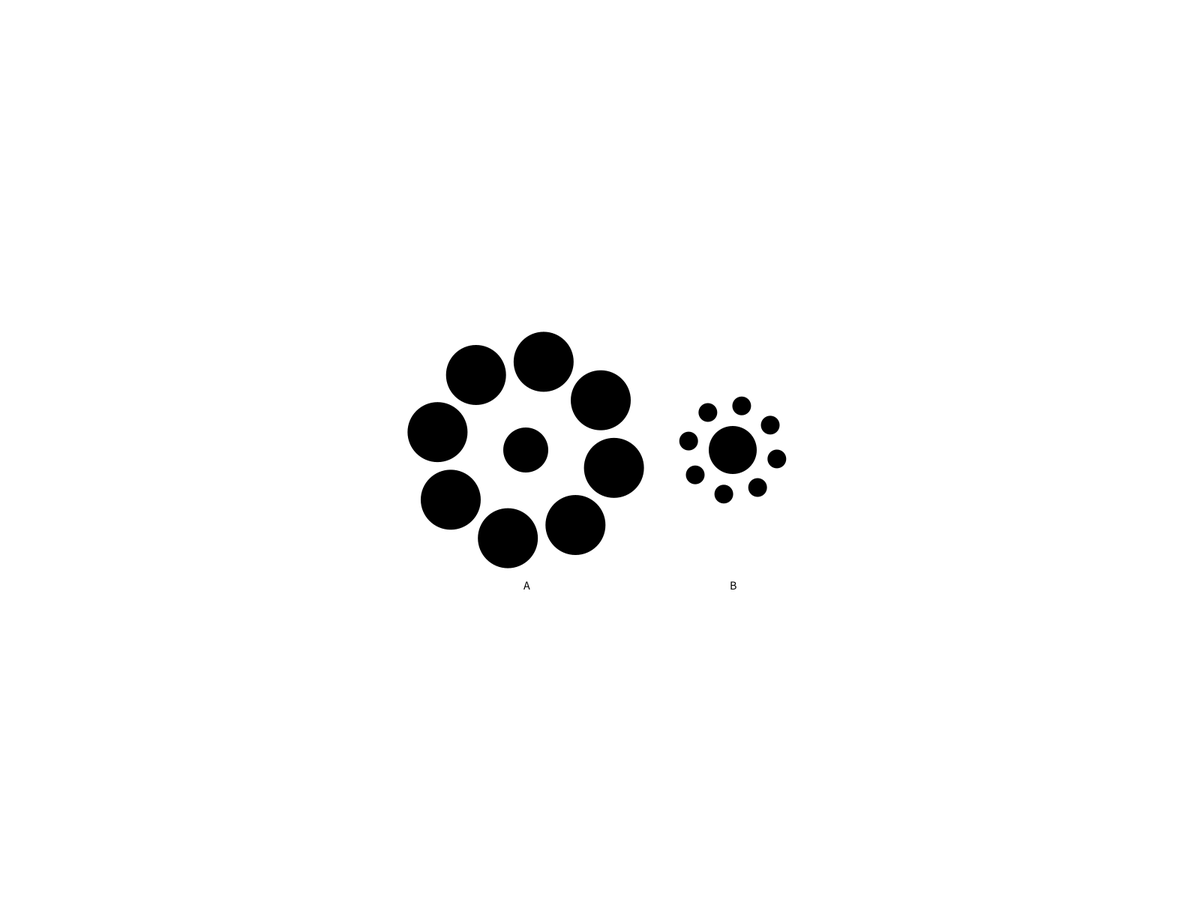
Frame 1 (no input)
Frame 2 (the mouse pressed at the canvas centre, redrawn once): identical to frame 1, image omitted

The Processing sketch that drew this single still picture (run headless with seeded random() and noise(); the mouse was pressed at the canvas centre and the sketch redrawn once):

// Processing sketch: Ebbinghaus
// ── Ebbinghaus.pde
EbbinghausIllusion illusion;
final String title="Ebbinghaus";
PGraphics canvas;

void setup() {
  fullScreen();
  //size(590, 400);
  background(255);
  canvas = createGraphics(590, 400);
  surface.setTitle(title);

  illusion = new EbbinghausIllusion();
}

void draw() {
  illusion.draw(canvas);
  image(canvas, (width - canvas.width) / 2, (height - canvas.height) / 2);
  noLoop();
}

void keyPressed() {
  if (key == '1') {
    illusion.setMode(0);
  } else if (key == '2') {
    illusion.setMode(1);
  } else if (key == 's') {
    String filename = String.format("%s-%d.%02d.png", title, illusion.getMode() + 1, illusion.getValue(), illusion.getMaxValue());
    canvas.save(filename);
  } else {
    illusion.keyPressed();
  }
  loop();
}

// ── EbbinghausIllusion.pde
class EbbinghausIllusion {
  final int maxValue = 10;
  int value;
  final int stimuliRadiusL = 80;
  final int stimuliRadiusS = 25;
  final int stimuliWidthL = round(stimuliRadiusL / 2 * 1.77);
  final int stimuliWidthS = round(stimuliRadiusS / 2 * 1.77);
  final int stimuliDistanceL = 120;
  final int stimuliDistanceS = 60;
  final int centerRadiusA = 60;
  int centerRadiusB;
  int mode = 0;

  EbbinghausIllusion() {
    setValue(floor(random(-maxValue, maxValue)));
  }

  int getValue() {
    return value;
  }

  void setValue(int v) {
    if (v < -maxValue || v > maxValue) return;
    value = v;
    centerRadiusB = centerRadiusA + v * 2;
  }

  int getMaxValue() {
    return maxValue;
  }

  void setMode(int mode) {
    this.mode = mode;
  }

  int getMode() {
    return mode;
  }

  void draw(PGraphics pg) {
    pg.beginDraw();
    pg.background(255);
    pg.pushStyle();
    pg.textAlign(CENTER, CENTER);
    pg.textSize(16);
    pg.noStroke();
    pg.fill(0);
    pg.smooth();

    pg.pushMatrix();
    pg.translate(pg.width / 3, pg.height / 2); 
    pg.ellipse(0, 0, centerRadiusA, centerRadiusA);
    for (int i=0; i<8; i++) {
      float x = cos(TWO_PI * i / 8 + 0.2) * stimuliDistanceL;
      float y = sin(TWO_PI * i / 8 + 0.2) * stimuliDistanceL;
      if (mode == 0) {
        pg.ellipse(x, y, stimuliRadiusL, stimuliRadiusL);
      } else {
        pg.rect(x - stimuliWidthL / 2, y - stimuliWidthL / 2, stimuliWidthL, stimuliWidthL);
      }
    }
    pg.text("A", 0, pg.height / 2 - 20);
    pg.popMatrix();

    pg.pushMatrix();
    pg.translate(pg.width * 4 / 5, pg.height / 2); 
    pg.ellipse(0, 0, centerRadiusB, centerRadiusB);
    for (int i=0; i<8; i++) {
      float x = cos(TWO_PI * i / 8 + 0.2) * stimuliDistanceS;
      float y = sin(TWO_PI * i / 8 + 0.2) * stimuliDistanceS;
      if (mode == 0) {
        pg.ellipse(x, y, stimuliRadiusS, stimuliRadiusS);
      } else {
        pg.rect(x - stimuliWidthS / 2, y - stimuliWidthS / 2, stimuliWidthS, stimuliWidthS);
      }
    }
    pg.text("B", 0, pg.height / 2 - 20);
    pg.popMatrix();

    pg.popStyle();
    pg.endDraw();
  }

  void keyPressed() {
    if (key == CODED) {
      switch(keyCode) {
      case UP:
      case LEFT:
        setValue(value - 1);
        break;
      case DOWN:
      case RIGHT:
        setValue(value + 1);
        break;
      default:
        break;
      }
    }
  }
}
